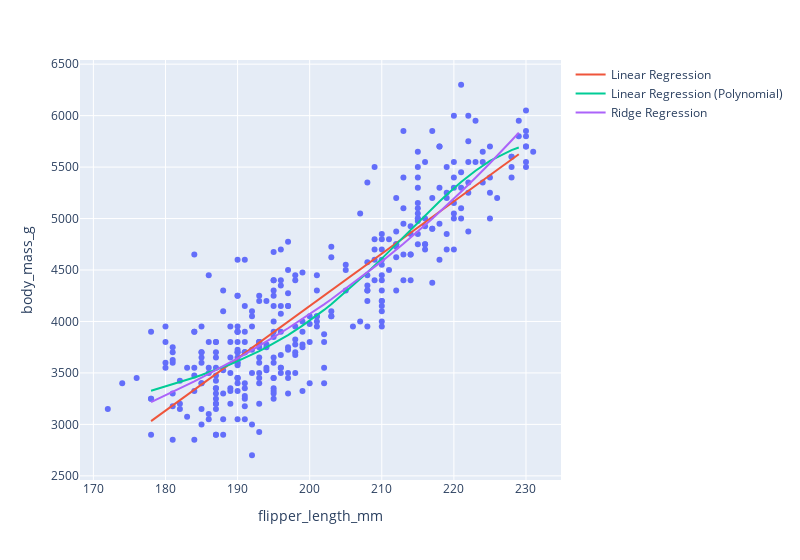

Notebook cell for this chart:
### Code cell
fig = px.scatter(df, x=df['flipper_length_mm'], y=df['body_mass_g'], width=800)
fig.add_trace(go.Scatter(x=df_graph['flipper_length_mm'], y=df_graph['yfit'],
                    mode='lines',
                    name='Linear Regression'))
fig.add_trace(go.Scatter(x=df_graph['flipper_length_mm'], y=df_graph['yfit_poly'],
                    mode='lines',
                    name='Linear Regression (Polynomial)'))
fig.add_trace(go.Scatter(x=df_graph['flipper_length_mm'], y=df_graph['yfit_poly_ridge'],
                    mode='lines',
                    name='Ridge Regression'))

fig.show()
